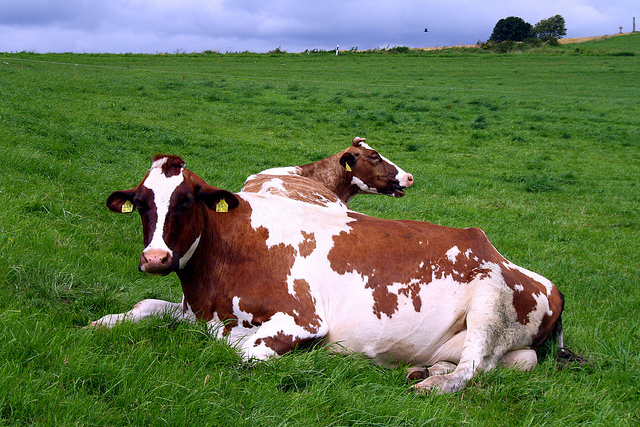
#> input picture test_gambar.jpg, 640 x 427 px; its folder holds only this picture in this run
$ python resize.py
#> lines starting #> are read from the running program, lines starting #| are printed output that depends on the picture
#> the answer given: .
#> the answer given: .
from __future__ import annotations
import argparse
from pathlib import Path
from typing import Optional
import tkinter as tk
from tkinter import filedialog

from PIL import Image


TARGET_SIZE = (1920, 1920)
SUPPORTED_EXTENSIONS = {".jpg", ".jpeg", ".png", ".bmp", ".tif", ".tiff", ".webp"}


def resize_images(input_dir: Path, output_dir: Path, rename_start: Optional[int] = None) -> None:
    if not input_dir.exists():
        raise FileNotFoundError(f"Folder input tidak ditemukan: {input_dir}")
    if not input_dir.is_dir():
        raise NotADirectoryError(f"Input harus berupa folder: {input_dir}")

    output_dir.mkdir(parents=True, exist_ok=True)

    image_files = sorted(
        path for path in input_dir.iterdir()
        if path.is_file() and path.suffix.lower() in SUPPORTED_EXTENSIONS
    )

    if not image_files:
        print(f"Tidak ada file gambar yang didukung di folder: {input_dir}")
        return

    for index, image_path in enumerate(image_files):
        if rename_start is not None:
            output_name = f"{rename_start + index}.jpg"
        else:
            output_name = f"{image_path.stem}.jpg"

        output_path = output_dir / output_name
        try:
            with Image.open(image_path) as image:
#> image is the input picture: PIL image 640x427 RGB; mean R, G, B 100.2, 118.4, 78.7
                resized = image.resize(TARGET_SIZE, Image.Resampling.BICUBIC)
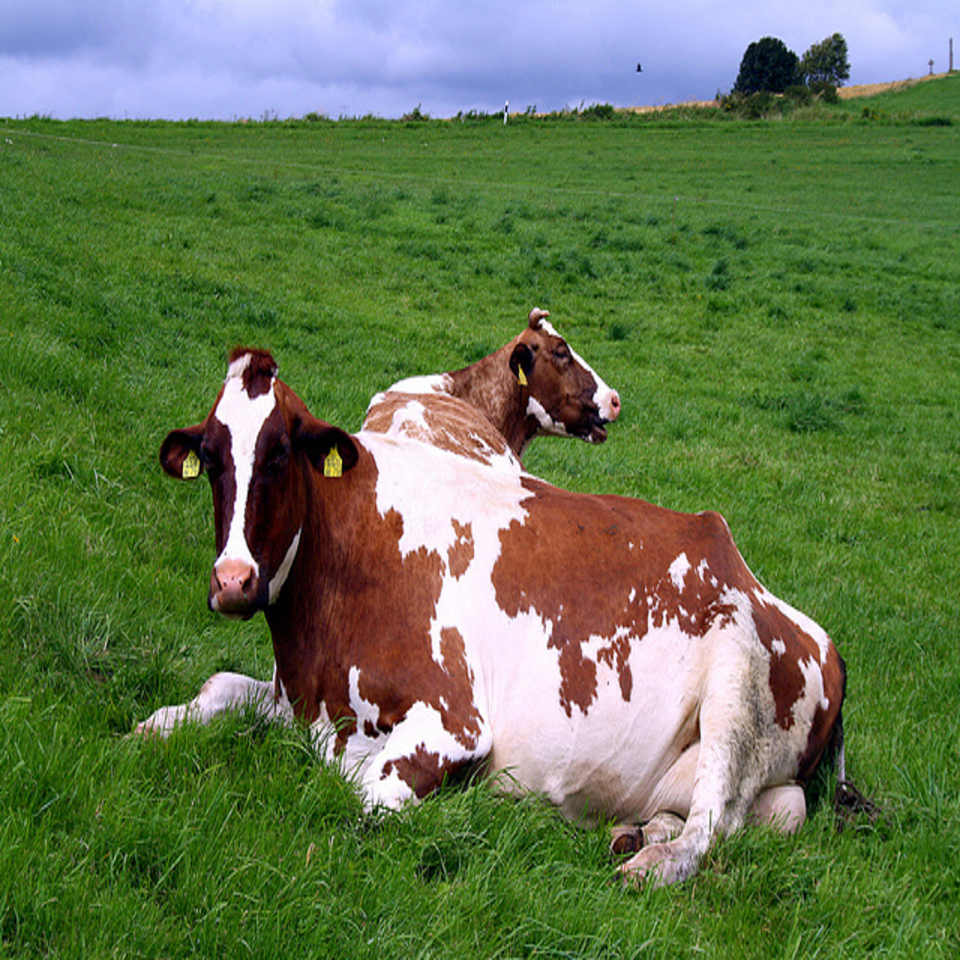
#> resized: PIL image 1920x1920 RGB (shown at 1/2 size); mean R, G, B 100.2, 118.4, 78.7
                if resized.mode != "RGB":
                    resized = resized.convert("RGB")
                resized.save(output_path, format="JPEG", quality=95)
            print(f"Berhasil: {image_path.name} -> {output_path}")
        except Exception as exc:
            print(f"Gagal memproses {image_path.name}: {exc}")


def pick_folder(title: str) -> Path:
    root = tk.Tk()
    root.withdraw()
    root.attributes("-topmost", True)
    selected = filedialog.askdirectory(title=title)
    root.destroy()

    if not selected:
        raise ValueError(f"Pemilihan folder dibatalkan: {title}")

    return Path(selected)


def parse_args() -> argparse.Namespace:
    parser = argparse.ArgumentParser(
        description="Resize semua gambar dalam folder menjadi 1920x1920 dengan bicubic."
    )
    parser.add_argument(
        "input_folder",
        type=Path,
        nargs="?",
        default=None,
        help="Folder sumber gambar. Jika tidak diisi, akan muncul dialog pilih folder.",
    )
    parser.add_argument(
        "output_folder",
        type=Path,
        nargs="?",
        default=None,
        help="Folder hasil resize. Jika tidak diisi, akan muncul dialog pilih folder.",
    )
    parser.add_argument(
        "--rename-start",
        type=int,
        default=None,
        help="Nomor awal untuk rename berurutan, misalnya 1 akan menghasilkan 1.jpg, 2.jpg, dst.",
    )
    return parser.parse_args()


def main() -> None:
    args = parse_args()
    input_dir = args.input_folder or pick_folder("Pilih folder input gambar")
    output_dir = args.output_folder or pick_folder("Pilih folder output hasil resize")
    resize_images(input_dir, output_dir, rename_start=args.rename_start)


if __name__ == "__main__":
    main()
